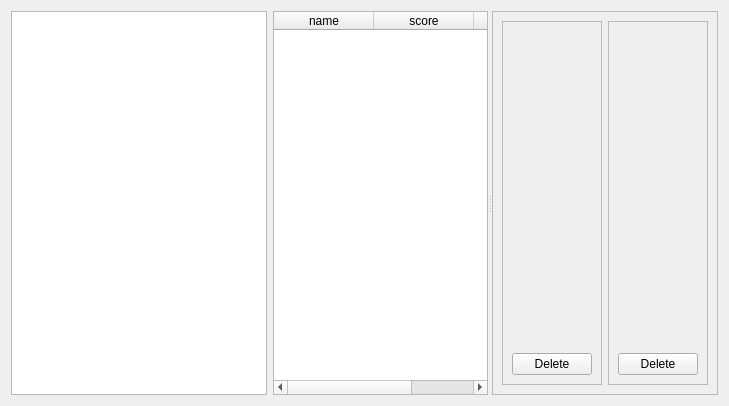
<?xml version="1.0" encoding="UTF-8"?>
<ui version="4.0">
 <class>Form</class>
 <widget class="QWidget" name="Form">
  <property name="geometry">
   <rect>
    <x>0</x>
    <y>0</y>
    <width>729</width>
    <height>406</height>
   </rect>
  </property>
  <property name="windowTitle">
   <string>Form</string>
  </property>
  <layout class="QHBoxLayout" name="horizontalLayout">
   <property name="sizeConstraint">
    <enum>QLayout::SetMinAndMaxSize</enum>
   </property>
   <item>
    <widget class="QListWidget" name="dupeList">
     <property name="sizePolicy">
      <sizepolicy hsizetype="Minimum" vsizetype="Minimum">
       <horstretch>0</horstretch>
       <verstretch>0</verstretch>
      </sizepolicy>
     </property>
     <property name="selectionMode">
      <enum>QAbstractItemView::ExtendedSelection</enum>
     </property>
     <property name="selectionBehavior">
      <enum>QAbstractItemView::SelectRows</enum>
     </property>
    </widget>
   </item>
   <item>
    <widget class="QSplitter" name="splitter">
     <property name="enabled">
      <bool>true</bool>
     </property>
     <property name="orientation">
      <enum>Qt::Horizontal</enum>
     </property>
     <property name="childrenCollapsible">
      <bool>false</bool>
     </property>
     <widget class="QTableWidget" name="pageList">
      <property name="sizePolicy">
       <sizepolicy hsizetype="Preferred" vsizetype="Expanding">
        <horstretch>0</horstretch>
        <verstretch>0</verstretch>
       </sizepolicy>
      </property>
      <property name="editTriggers">
       <set>QAbstractItemView::NoEditTriggers</set>
      </property>
      <property name="showDropIndicator" stdset="0">
       <bool>false</bool>
      </property>
      <property name="selectionMode">
       <enum>QAbstractItemView::SingleSelection</enum>
      </property>
      <property name="selectionBehavior">
       <enum>QAbstractItemView::SelectRows</enum>
      </property>
      <property name="sortingEnabled">
       <bool>true</bool>
      </property>
      <property name="columnCount">
       <number>3</number>
      </property>
      <column>
       <property name="text">
        <string>name</string>
       </property>
      </column>
      <column>
       <property name="text">
        <string>score</string>
       </property>
      </column>
      <column>
       <property name="text">
        <string>dupe name</string>
       </property>
      </column>
     </widget>
     <widget class="QFrame" name="comicData">
      <property name="frameShape">
       <enum>QFrame::StyledPanel</enum>
      </property>
      <property name="frameShadow">
       <enum>QFrame::Raised</enum>
      </property>
      <layout class="QHBoxLayout" name="horizontalLayout_2">
       <item>
        <widget class="QFrame" name="comic1Data">
         <property name="frameShape">
          <enum>QFrame::StyledPanel</enum>
         </property>
         <property name="frameShadow">
          <enum>QFrame::Raised</enum>
         </property>
         <layout class="QVBoxLayout" name="verticalLayout" stretch="0,0">
          <item>
           <widget class="QWidget" name="comic1Image" native="true">
            <layout class="QVBoxLayout" name="verticalLayout_3"/>
           </widget>
          </item>
          <item>
           <widget class="QPushButton" name="comic1Delete">
            <property name="toolTip">
             <string>Delete Comic 1</string>
            </property>
            <property name="text">
             <string>Delete</string>
            </property>
           </widget>
          </item>
         </layout>
        </widget>
       </item>
       <item>
        <widget class="QFrame" name="comic2Data">
         <property name="frameShape">
          <enum>QFrame::StyledPanel</enum>
         </property>
         <property name="frameShadow">
          <enum>QFrame::Raised</enum>
         </property>
         <layout class="QVBoxLayout" name="verticalLayout_2">
          <item>
           <widget class="QWidget" name="comic2Image" native="true">
            <layout class="QVBoxLayout" name="verticalLayout_4"/>
           </widget>
          </item>
          <item>
           <widget class="QPushButton" name="comic2Delete">
            <property name="toolTip">
             <string>Delete Comic 2</string>
            </property>
            <property name="text">
             <string>Delete</string>
            </property>
           </widget>
          </item>
         </layout>
        </widget>
       </item>
      </layout>
     </widget>
    </widget>
   </item>
  </layout>
 </widget>
 <resources/>
 <connections/>
</ui>
